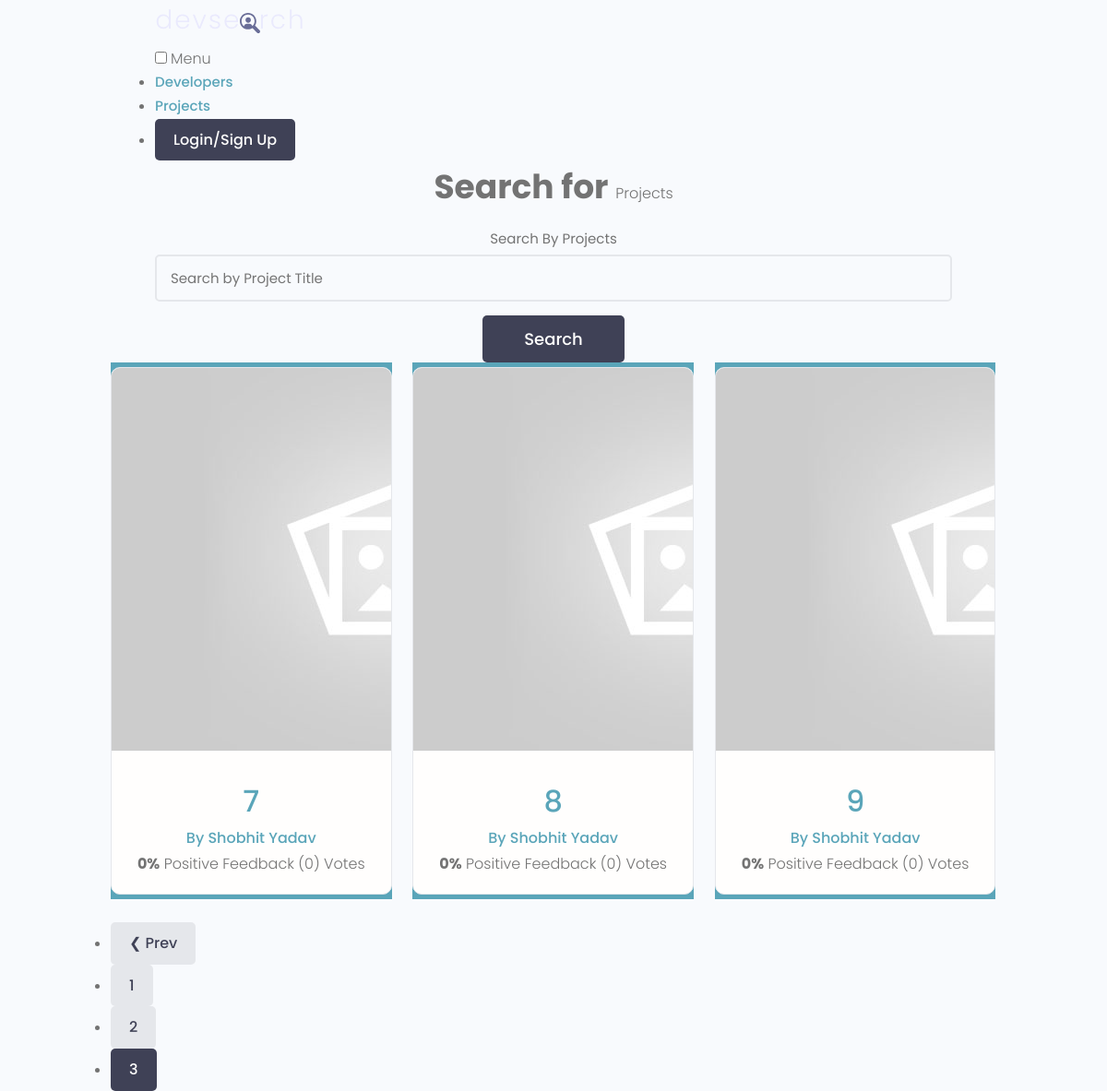
Page /projects/?page=3 on the earlier database version.
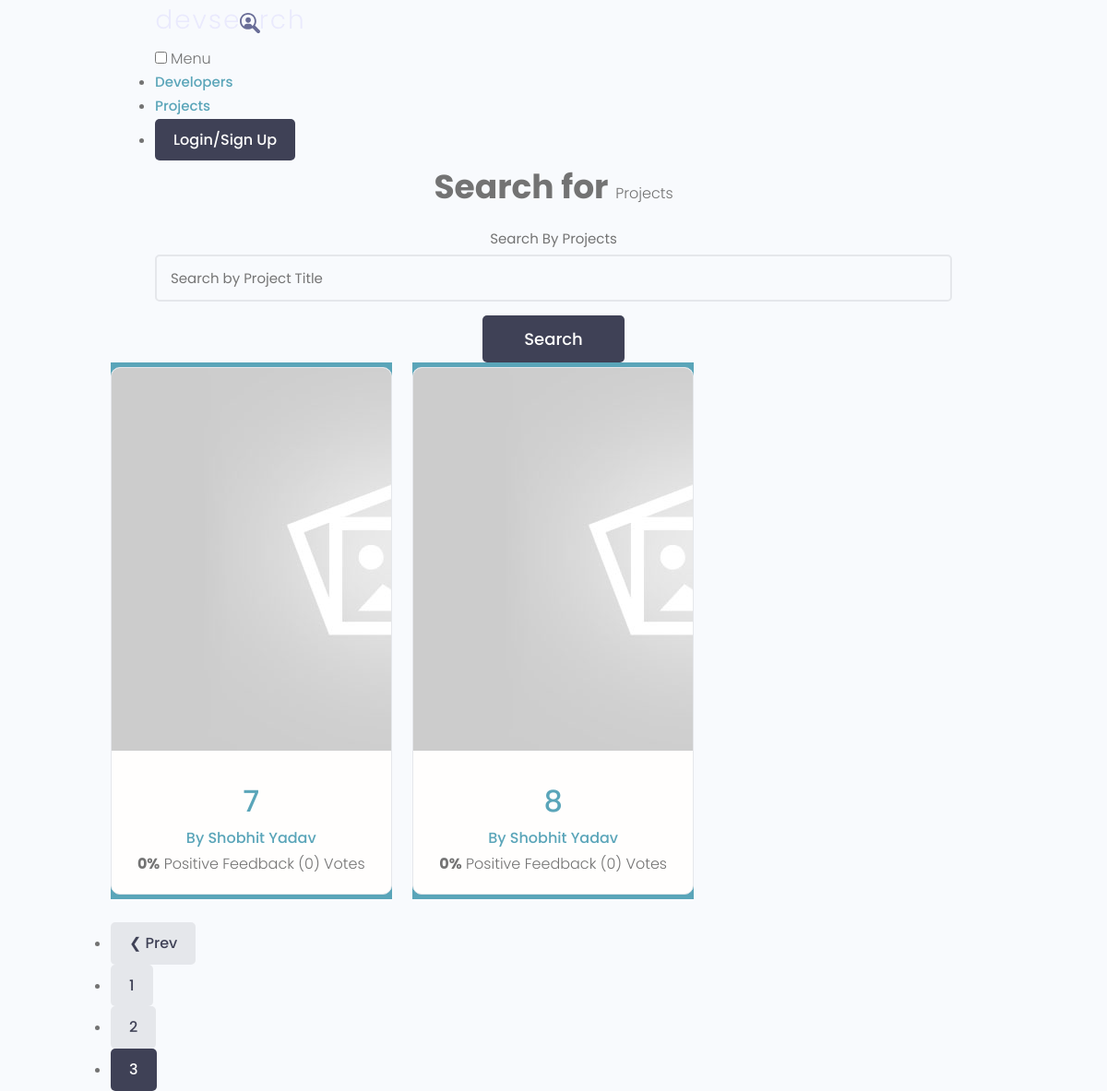
Same page on the later database version.
### projects/models.py (models this page shows, shortened)
class Project(models.Model):
    owner=models.ForeignKey(Profile, null=True, blank=True, on_delete=models.SET_NULL)
    title=models.CharField(max_length=200)
    description=models.TextField(null=True, blank=True)
    featured_image=models.ImageField(null=True, blank=True, default="default.jpg")
    demo_link=models.CharField(max_length=2000, null=True, blank=True)
    source_link=models.CharField(max_length=2000, null=True, blank=True)
    tags=models.ManyToManyField('Tag', blank=True)
    vote_total=models.IntegerField(default=0, null=True, blank=True)
    vote_ratio=models.IntegerField(default=0, null=True, blank=True)
    created=models.DateTimeField(auto_now_add=True)
    id=models.UUIDField(default=uuid.uuid4, unique=True, primary_key=True, editable=False)
    class Meta:
        ordering=['-vote_ratio', '-vote_total', 'title']

### users/models.py (models this page shows, shortened)
class Profile(models.Model):
    user=models.OneToOneField(User, on_delete=models.CASCADE, null=True, blank=True)
    name=models.CharField(max_length=200, null=True,blank=True)
    email=models.EmailField(max_length=500, null=True,blank=True)
    username=models.CharField(max_length=200, null=True,blank=True)
    location=models.CharField(max_length=200, null=True,blank=True)
    short_intro=models.CharField(max_length=200, null=True,blank=True)
    bio=models.TextField(null=True,blank=True)
    profile_image=models.ImageField(null=True,blank=True,upload_to='profiles/',default='profiles/user-default.png')
    social_github=models.CharField(max_length=200, null=True,blank=True)
    social_twitter=models.CharField(max_length=200, null=True,blank=True)
    social_linkedin=models.CharField(max_length=200, null=True,blank=True)
    social_youtube=models.CharField(max_length=200, null=True,blank=True)
    social_website=models.CharField(max_length=200, null=True,blank=True)
    created=models.DateTimeField(auto_now_add=True)
    id=models.UUIDField(default=uuid.uuid4, unique=True, primary_key=True, editable=False)

### projects/views.py (the view)
# urls.py: path('projects/', include('projects.urls')),
def projects(request):
    projects, search_query=searchProjects(request)
    custom_range, projects=paginateProjects(request, projects, 6)
    context={'projects':projects, 'search_query':search_query, 'custom_range':custom_range}
    return render(request, 'projects/projects.html', context)

### projects/utils.py (called while the page is built)
def paginateProjects(request, projects, results):
    page=request.GET.get('page')
    paginator=Paginator(projects, results)
    try:
        projects=paginator.page(page)
    except PageNotAnInteger:
        page=1
        projects=paginator.page(page)
    except EmptyPage:
        page=paginator.num_pages
        projects=paginator.page(page)
    leftIndex=(int(page) - 4)
    if leftIndex<1:
        leftIndex=1
    rightIndex=(int(page) + 5)
    if rightIndex>paginator.num_pages:
        rightIndex=paginator.num_pages + 1
    custom_range=range(leftIndex,rightIndex)
    return custom_range, projects

def searchProjects(request):
    search_query=''
    if request.GET.get('search_query'):
        search_query=request.GET.get('search_query')
    tags=Tag.objects.filter(name__icontains=search_query)
    projects=Project.objects.distinct().filter(
        Q(title__icontains=search_query) |
        Q(description__icontains=search_query) |
        Q(owner__name__icontains=search_query) |
        Q(tags__in=tags)
    )
    return projects, search_query

### projects/templates/projects/projects.html (shortened to what this page needs)
{% extends 'main.html' %}
{% block content %}
<main class="projects">
    <section class="hero-section text-center">
      <div class="container container--narrow">
        <div class="hero-section__box">
          <h2>Search for <span>Projects</span></h2>
        </div>
        <div class="hero-section__search">
          <form id="searchForm" class="form" action="{% url 'projects' %}" method="get">
            <div class="form__field">
              <label for="formInput#search">Search By Projects </label>
              <input class="input input--text" id="formInput#search" type="text" name="search_query" value="{{search_query}}"
                placeholder="Search by Project Title" />
            </div>
            <input class="btn btn--sub btn--lg" type="submit" value="Search" />
          </form>
        </div>
      </div>
    </section>
    <section class="projectsList">
      <div class="container">
        <div class="grid grid--three">
        {% for project in projects %}
          <div class="column">
            <div class="card project">
              <a href="{% url 'project' project.id %}" class="project">
                <img class="project__thumbnail" src="{{project.featured_image.url}}" alt="project thumbnail" />
                <div class="card__body">
                  <h3 class="project__title">{{project.title}}</h3>
                  <p><a class="project__author" href="{% url 'user-profile' project.owner.id %}">By {{project.owner.name}}</a></p>
                  <p class="project--rating">
                    <span style="font-weight: bold;">{{project.vote_ratio}}%</span> Positive
                    Feedback ({{project.vote_total}}) Vote{{project.vote_total|pluralize:"s"}}
                  </p>
                </div>
              </a>
            </div>
          </div>
        {% endfor %}
        </div>
      </div>
    </section>
    {% include 'pagination.html' with queryset=projects custom_range=custom_range %}
  </main>
{% endblock content %}

### templates/main.html (shortened to what this page needs)
<!DOCTYPE html>
{% load static %}
<html lang="en">
<head>
    <link rel="stylesheet" href="https://cdn.iconmonstr.com/1.3.0/css/iconmonstr-iconic-font.min.css" />
    <link rel="stylesheet" href="{% static 'uikit/styles/uikit.css' %}" />
    <link rel="stylesheet" href="{% static 'styles/app.css' %}" />
</head>
<body>
    {% include 'navbar.html' %}
    {% block content %}
    {% endblock content %}
</body>
</html>

### templates/navbar.html (shortened to what this page needs)
{% load static %}
  <header class="header">
    <div class="container container--narrow">
      <a href="{% url 'profiles' %}" class="header__logo">
        <img src="{% static 'images/logo.svg' %}" alt="DevSearch Logo" />
      </a>
      <nav class="header__nav">
        <input type="checkbox" id="responsive-menu" />
        <label for="responsive-menu" class="toggle-menu">
          <span>Menu</span>
        </label>
        <ul class="header__menu">
          <li class="header__menuItem"><a href="{% url 'profiles' %}">Developers</a></li>
          <li class="header__menuItem"><a href="{% url 'projects' %}">Projects</a></li>
          {% if request.user.is_authenticated %}
          <li class="header__menuItem"><a href="{% url 'inbox' %}">Inbox</a></li>
          <li class="header__menuItem"><a href="{% url 'account' %}">Account</a></li>
          <li class="header__menuItem"><a href="{% url 'logout' %}" class="btn btn--sub">Logout</a></li>
          {% else %}
          <li class="header__menuItem"><a href="{% url 'login' %}" class="btn btn--sub">Login/Sign Up</a></li>
          {% endif %}
        </ul>
      </nav>
    </div>
  </header>

### templates/pagination.html (shortened to what this page needs)
{% if queryset.has_other_pages %}
    <div class="pagination">
      <ul class="container">
        {% if queryset.has_previous %}
          <li><a href="?page={{queryset.previous_page_number}}" class="btn page-link" data-page="{{queryset.previous_page_number}}">&#10094; Prev</a></li>
        {% endif %}
        {% for page in custom_range %}
        {% if page == queryset.number %}
          <li><a href="?page={{page}}" class="btn page-link btn--sub" data-page="{{page}}">{{page}}</a></li>
        {% else %}
          <li><a href="?page={{page}}" class="btn page-link" data-page="{{page}}">{{page}}</a></li>
        {% endif %}
        {% endfor %}
      </ul>
    </div>
    {% endif %}

### static/uikit/app.css (style rules this page uses)
.layout > .column, .grid > .column { color: var(--color-light); text-align: center; background: var(--color-main); }

### static/uikit/styles/modules/_variables.css (style rules this page uses)
:root { --color-main: #5aa5b9; --color-main-light: #e6faff; --color-sub: #3f4156; --color-sub-light: #51546e; --color-sub-lighter: #ededfd; --color-text: #737373; --color-gray: #8b8b8b; --color-light: #e5e7eb; --color-light-gray: #767676; --color-bg: #f8fafd; --color-white: #fffefd; --color-white-light: #f3f3f3; --color-success: #359e64; --color-success-bg: #def8e8; --color-error: #fc4b0b; --color-error-bg: #fff2ee; --font-base: 'Poppins', arial, helvetica, 'Segoe UI', roboto, ubuntu, sans-serif; --font-monospace: 'Fira Code', 'Courier New', courier, monospace; --font-regular: 300; --font-medium: 500; --font-bold: 700; --generic-shadow: 1px 1px 5px #00000010; --generic-transition: all 0.3s ease-in-out; }

### static/uikit/styles/modules/_base.css (style rules this page uses)
* { margin: 0; padding: 0; box-sizing: border-box; text-rendering: optimizeLegibility; color: inherit; font-size: inherit; }
html { font-size: 50%; }
@media only screen and (min-width: 480px) { html { font-size: 56.25%; } }
@media only screen and (min-width: 1200px) { html { font-size: 62.5%; } }
body { line-height: 1.6; font-weight: 400; font-size: 1.5rem; color: var(--color-text); background-color: var(--color-bg); min-height: 100vh; }

### static/uikit/styles/modules/_typography.css (style rules this page uses)
* { font-family: var(--font-base); }
h2 { font-size: 3.6rem; font-weight: var(--font-bold); }
h3 { font-size: 3.2rem; font-weight: var(--font-medium); }
p, span, strong { font-size: 1.6rem; color: var(--color-text); font-weight: var(--font-regular); }
a { padding-bottom: 2px; text-decoration: none; display: inline-block; color: var(--color-main); font-weight: var(--font-medium); }

### static/uikit/styles/modules/_utilities.css (style rules this page uses)
.container { width: 92%; max-width: 165rem; margin: 0 auto; box-sizing: border-box; }
.container--narrow { width: 92%; max-width: 120rem; }
@media screen and (min-width: 1000px) { .container { width: 90%; } }
@media screen and (min-width: 1000px) { .container--narrow { width: 85%; } }
@media screen and (min-width: 1200px) { .container { width: 80%; } }
@media screen and (min-width: 1200px) { .container--narrow { width: 72%; } }
.text-center { text-align: center; }

### static/uikit/styles/modules/_button.css (style rules this page uses)
.btn { display: inline-block; position: relative; cursor: pointer; background-color: var(--color-light); font-weight: var(--font-medium); color: var(--color-sub); text-decoration: none; padding: 1rem 2rem; border-radius: 0.5rem; border: none; width: -webkit-fit-content; width: -moz-fit-content; width: fit-content; height: -webkit-fit-content; height: -moz-fit-content; height: fit-content; font-size: 1.6rem; outline-width: 0; outline-color: transparent; -webkit-backface-visibility: hidden; backface-visibility: hidden; transition: all 0.3s ease-in-out; }
.btn--sub { background-color: var(--color-sub); color: var(--color-white); }
.btn--lg { font-size: 1.8rem; padding: 1.2rem 4.5rem; }

### static/uikit/styles/modules/_card.css (style rules this page uses)
.card { border-radius: 1rem; background-color: var(--color-white); border: 1.5px solid var(--color-light); width: auto; height: auto; margin-top: 0.5rem; margin-bottom: 0.5rem; overflow: hidden; }
.card__body, .card__header { padding: 2rem 2.5rem; }

### static/uikit/styles/modules/_form.css (style rules this page uses)
.form { display: block; }
.form__field { margin-top: 1.5rem; margin-bottom: 1.5rem; }
.form__label, .form__field > label { display: block; margin-bottom: 0.5rem; color: var(--color-text); }
input.input[type='text'], input.input[type='email'], input.input[type='password'], input.input[type='number'], textarea.input { min-width: 24rem; width: 100%; padding: 1.2rem 1.5rem; border-radius: 0.5rem; border: 2px solid var(--color-light); transition: all 0.3s ease-in-out; background-color: var(--color-bg); }

### static/uikit/styles/modules/_grid.css (style rules this page uses)
.grid { display: flex; flex-wrap: wrap; justify-content: flex-start; align-items: stretch; }
.grid > .column { min-width: 28rem; margin-bottom: 2.5rem; }
.grid--three > .column { flex-basis: 100%; }
@media screen and (min-width: 800px) { .grid--three { margin-right: -2%; } }
@media screen and (min-width: 800px) { .grid--three > .column { margin-right: 2%; } }
@media screen and (min-width: 800px) { .grid--three > .column { flex-basis: 48%; } }
@media screen and (min-width: 1200px) { .grid--three { margin-right: -2.33%; } }
@media screen and (min-width: 1200px) { .grid--three > .column { margin-right: 2.33%; } }
@media screen and (min-width: 1200px) { .grid--three > .column { flex-basis: 31%; } }

Differences in the rows shown:
removed Project: featured_image (placeholder picture), title "9", owner.name "Shobhit Yadav", vote_ratio "0", vote_total "0"
